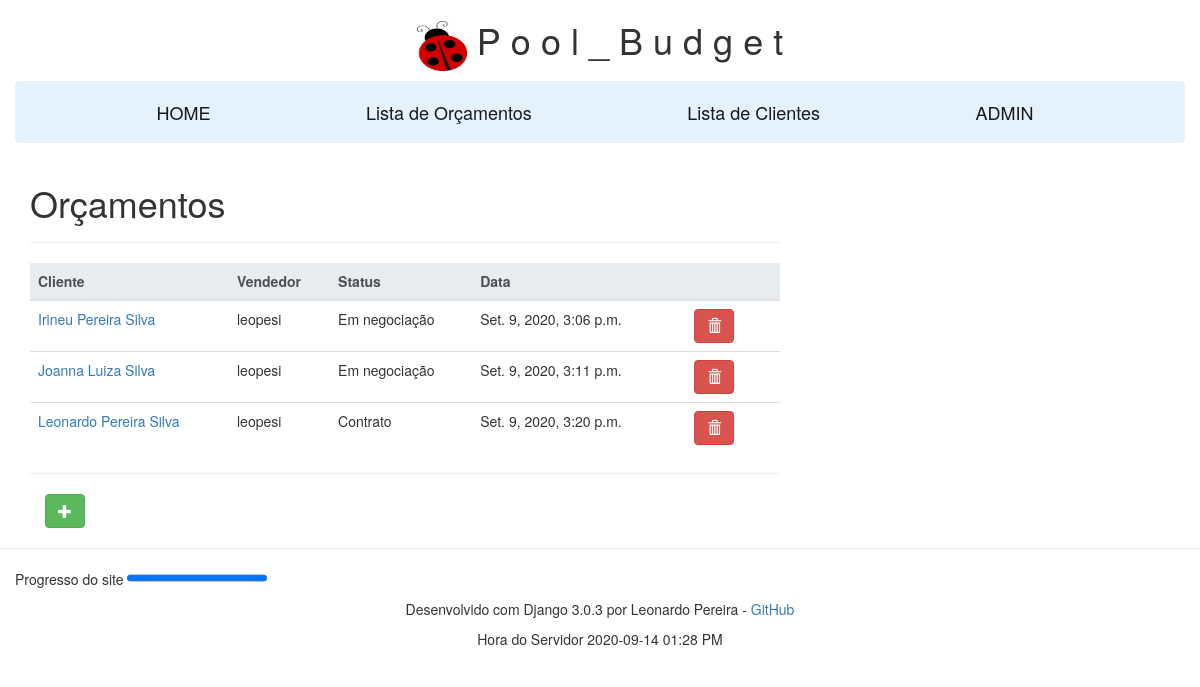
The page /orcamento on the database its author committed.
### dimensoes/models.py (models this page shows, shortened)
class DimensaoModel(models.Model):
    cliente = models.ForeignKey(ClienteModel, on_delete=models.SET_NULL, null=True)
    usuario = models.ForeignKey(User, on_delete=models.SET_NULL, null=True)
    """INPUT da piscina."""
    comprimento = models.FloatField(max_length=3, null=False, blank=False, help_text='Ex. 8.00', default=0)
    largura = models.FloatField(max_length=5, null=False, blank=False, help_text='Ex. 4.00', default=0)
    prof_inicial = models.FloatField(max_length=5)
    prof_final = models.FloatField(max_length=3, null=False, blank=False, help_text='Ex. 1.40', default=0)
    largura_calcada = models.FloatField(max_length=3, null=False, blank=True, default= 1, help_text='Ex. 1.00')
    espessura = models.CharField(max_length=3)
    fornecedor = models.CharField(max_length=8)
    '''DIMENSÕES'''
    profundidade_media = models.CharField(max_length=25, null=False, blank=False, default= 0)
    area_calcada = models.CharField(max_length=25)
    perimetro = models.CharField(max_length=25)
    m2_facial = models.CharField(max_length=25)
    m2_parede = models.CharField(max_length=25)
    m2_total = models.CharField(max_length=25)
    m3_total = models.CharField(max_length=25)
    m3_real = models.CharField(max_length=25)
    """CONJUNTO FILTRANTE"""
    filtro = models.CharField(max_length=30)
    motobomba = models.CharField(max_length=30)
    tampa_casa_maquinas = models.CharField(max_length=30)
    sacos_areia = models.CharField(max_length=30)
    status = models.CharField(max_length=15, choices=(('Em negociação', 'Em negociação'), ('Contrato', 'Contrato'), ('Encerrado', 'Encerrado')), blank=True, default='Em negociação', help_text='Status do Orçamento',)
    data = models.DateTimeField(blank=True, null=True)
    def get_absolute_url(self):
        return reverse('orcamento-id', args=[str(self.id)])

class ClienteModel(models.Model):
    nome = models.CharField(max_length=30)
    sobrenome = models.CharField(max_length=30)
    estado = models.CharField(max_length=15, blank=True)
    cidade = models.CharField(max_length=20, blank=True)
    bairro = models.CharField(max_length=20, blank=True)
    rua = models.CharField(max_length=100, blank=True)
    numero_casa = models.CharField(max_length=10, blank=True)
    cep = models.CharField(max_length=20, blank=True)
    telefone = models.IntegerField(blank=True, default=0)
    email = models.EmailField(max_length = 50, blank=True, help_text='Ex. clinte@gmail.com')
    @property
    def nome_completo(self):
        return self.nome + ' ' + self.sobrenome
    class Meta:
        ordering = ['nome', 'sobrenome']

### dimensoes/views.py (the view, shortened to what this page needs)
# urls.py: path('orcamento', views.OrcamentoListView.as_view(), name='orcamento'),
class OrcamentoListView(generic.ListView):
    model = DimensaoModel
    paginate_by = 30 #Exibe uma lista de no máximo 10 itens por vez
    context_object_name = 'lista_orcamento' #Nome do objeto
    template_name = 'dimensoes/orcamento_list.html' #Nome e caminho do template

### dimensoes/templatetags/my_tags.py (called while the page is built)
@register.simple_tag
def current_time(format_string):
    return datetime.now().strftime(format_string)

### dimensoes/templates/dimensoes/orcamento_list.html
{% extends "base_generic.html" %}
{% block content %}
<h1>Orçamentos</h1>
<hr>
{% if lista_orcamento %}
    <table class="table">
      <thead class="thead-light">
      <tr>
        <th scope="col">Cliente</th>
        <th scope="col">Vendedor</th>
        <th scope="col">Status</th>
        <th scope="col">Data</th>
        <th></th>
      </tr>
      </thead>
      {% for orcamento in lista_orcamento %}
          <tr>
            <td><a href="{{ orcamento.get_absolute_url }}">{{ orcamento.cliente.nome_completo }}</a></td>
            <td>{{ orcamento.usuario }}</td>
            <td>{{ orcamento.status }}</td>
            <td>{{ orcamento.data }}</td>
            <td>
                <div class="col-md-1 col-xs-1 col-sm-1">
                    <a href="{% url 'orcamento_delete' orcamento.pk %}">
                        <button onclick="return confirm('Are you sure?');" type="button" class="btn btn-danger">
                            <span class="glyphicon glyphicon-trash"></span>
                        </button>
                    </a>
                </div>
            </td>
          </tr>
      {% endfor %}
    </table>
<hr>
    {% else %}
      <p>Lista Vazia</p>
    {% endif %}
        <div class="col-md-1 col-xs-1 col-sm-1">
            <a href="{% url 'index' %}">
          <button type="button" class="btn btn-success">
            <span class="glyphicon glyphicon-plus"></span>
          </button></a>
        </div>
{% endblock %}

### rows shown on the page
DimensaoModel: cliente.nome_completo "Irineu Pereira Silva", usuario "leopesi", status "Em negociação", data "Set. 9, 2020, 3:06 p.m."
DimensaoModel: cliente.nome_completo "Joanna Luiza Silva", usuario "leopesi", status "Em negociação", data "Set. 9, 2020, 3:11 p.m."
DimensaoModel: cliente.nome_completo "Leonardo Pereira Silva", usuario "leopesi", status "Contrato", data "Set. 9, 2020, 3:20 p.m."

### other values the page prints
{{ the_time }} "2020-09-14 01:28 PM"
